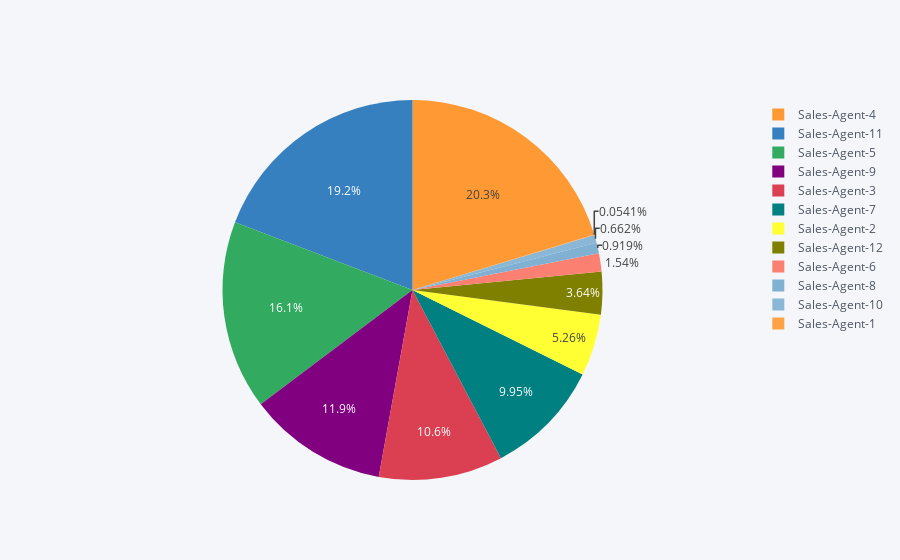

Notebook cell for this chart:
### Markdown cell above
## Sales_Agent

### Code cell
temp = data["Sales_Agent"].value_counts()
df = pd.DataFrame({'labels': temp.index,
                   'values': temp.values
                  })
df.iplot(kind='pie',labels='labels',values='values')

### Figure 1 — Plotly figure (JSON) as saved in the notebook; plotly's stock layout.template omitted (floating-point values rounded to 4 significant figures)
{"data": [{"labels": ["Sales-Agent-4", "Sales-Agent-11", "Sales-Agent-5", "Sales-Agent-9", "Sales-Agent-3", "Sales-Agent-7", "Sales-Agent-2", "Sales-Agent-12", "Sales-Agent-6", "Sales-Agent-8", "Sales-Agent-10", "Sales-Agent-1"], "marker": {"colors": ["rgba(255, 153, 51, 1.0)", "rgba(55, 128, 191, 1.0)", "rgba(50, 171, 96, 1.0)", "rgba(128, 0, 128, 1.0)", "rgba(219, 64, 82, 1.0)", "rgba(0, 128, 128, 1.0)", "rgba(255, 255, 51, 1.0)", "rgba(128, 128, 0, 1.0)", "rgba(251, 128, 114, 1.0)", "rgba(128, 177, 211, 1.0)", "rgba(128, 177, 211, 0.8999999999999999)", "rgba(255, 153, 51, 0.8999999999999999)"]}, "name": "", "type": "pie", "values": [1500, 1420, 1190, 879, 781, 736, 389, 269, 114, 68, 49, 4]}], "layout": {"legend": {"bgcolor": "#F5F6F9", "font": {"color": "#4D5663"}}, "paper_bgcolor": "#F5F6F9", "plot_bgcolor": "#F5F6F9", "titlefont": {"color": "#4D5663"}}}
